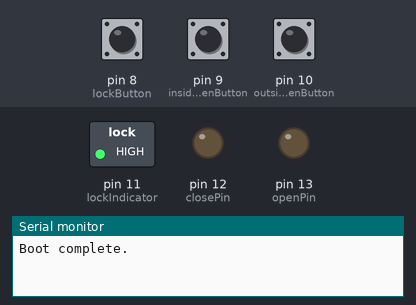
A sketch run on a simulated Arduino Uno, built with avr-gcc and run on an emulated ATmega328P. On the bench: switched loads named in the sketch (green lamp = pin HIGH), output pins drawn as LEDs (lit = HIGH), the last lines printed to the serial monitor. Dashed ring = blinking. The test bench sets the inputs (shaded band); at power-on: pin 9 (insideOpenButton) LOW, pin 8 (lockButton) LOW, pin 10 (outsideOpenButton) LOW.

Above: at 1.2 s.
1.3 s: pin 9 (insideOpenButton) pulled HIGH for 1 s
At 1.7 s:
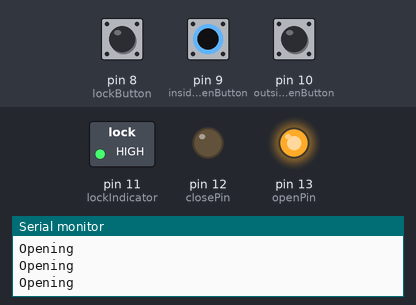
3.8 s: pin 8 (lockButton) pulled HIGH for 0.15 s
At 4.1 s:
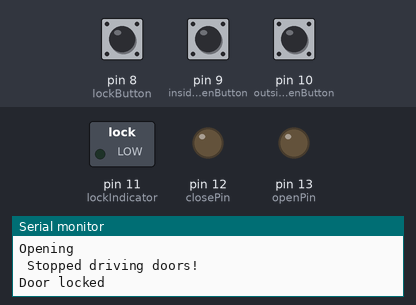
5.4 s: pin 8 (lockButton) pulled HIGH for 1 s
At 6.6 s:
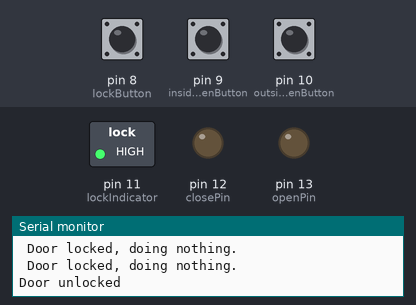
7.9 s: pin 10 (outsideOpenButton) pulled HIGH for 3.2 s
At 8.3 s:
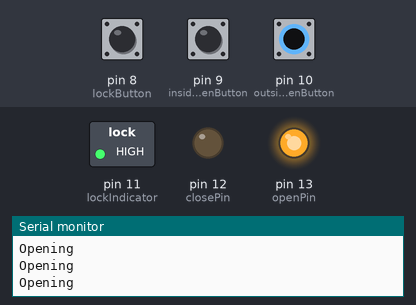
12.6 s: pin 8 (lockButton) pulled HIGH for 3.2 s
At 16.8 s:
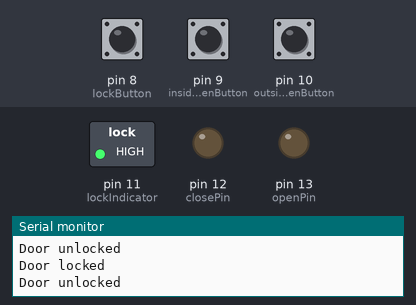
17.3 s: pin 9 (insideOpenButton) pulled HIGH for 3.2 s
At 21.6 s:
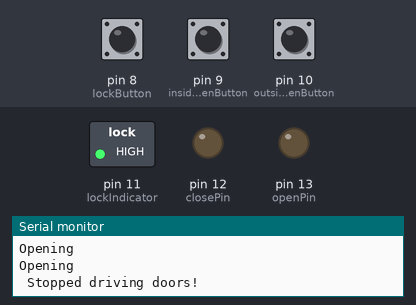
Timing chart, 0 to 23.0 s (numbered marks = the images above; inputs shaded):
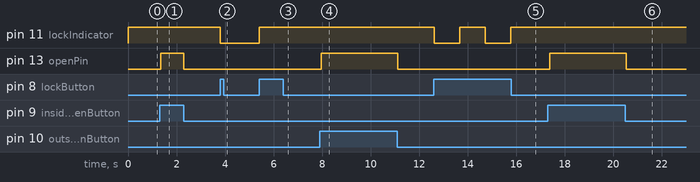

Measured:
- after the input at 1.3 s, pin 13 (openPin): LOW → HIGH after 0.05 s, → LOW 0.95 s later
- after the input at 3.8 s, pin 11 (lockIndicator): HIGH → LOW at once
- after the input at 5.4 s, pin 11 (lockIndicator): LOW → HIGH at once
- after the input at 7.9 s, pin 13 (openPin): LOW → HIGH after 0.06 s, → LOW 3.2 s later
- after the input at 12.6 s, pin 11 (lockIndicator): alternates HIGH for 1.1 s and LOW for 1.1 s, starting at once
- after the input at 17.3 s, pin 13 (openPin): LOW → HIGH after 0.08 s, → LOW 3.2 s later

The sketch:

hissi_simple.ino
```cpp
const int openPin = 13;
const int closePin = 12;
const int lockIndicator = 11;
const int outsideOpenButton = 10;
const int insideOpenButton = 9;
const int lockButton = 8;
int lockedDoor = 0;
int motionStopped = 0;
int lastDirection = 0;
int autoOpen = 0;


int states[4];


// the setup function runs once when you press reset or power the board
void setup() {
  // initialize digital pin LED_BUILTIN as an output.
  pinMode(openPin, OUTPUT);
  pinMode(closePin, OUTPUT);
  pinMode(lockIndicator, OUTPUT);
  pinMode(outsideOpenButton, INPUT);
  pinMode(insideOpenButton, INPUT);
  pinMode(lockButton, INPUT);
  Serial.begin(9600);

  digitalWrite(openPin, LOW);
  digitalWrite(closePin, LOW);
  /*delay(2000);
  digitalWrite(openPin, HIGH);
  delay(1000);
  digitalWrite(openPin, LOW);
  delay(100);
  digitalWrite(openPin, HIGH);
  delay(1000);
  digitalWrite(openPin, LOW);
  digitalWrite(closePin, HIGH);
  delay(4000);
  digitalWrite(closePin, LOW);*/
  digitalWrite(lockIndicator, HIGH);
  Serial.print("Boot complete.");

}

int lockDoor() {
  states[3]=1;
  Serial.print("\nDoor locked");
  digitalWrite(lockIndicator, LOW);
  delay(1000);
  return 0;
}

int unlockDoor(){
  states[3]=0;
  Serial.print("\nDoor unlocked");
  digitalWrite(lockIndicator, HIGH);
  autoOpen = 1;
  delay(1000);
  return 0;
}

int changeDirection(){
  if(lastDirection == 1) lastDirection = 0;
  else if(lastDirection == 0) lastDirection = 1;
  return lastDirection;
}


int driveDoors(int driveDirection){
  int loopCounter = 0;
  if(driveDirection == 1 || autoOpen == 1){
      while(digitalRead(outsideOpenButton) == 1 || digitalRead(insideOpenButton) == 1){
        delay(50);
        Serial.print("\nOpening");
        digitalWrite(openPin, HIGH);
        if(loopCounter % 10 == 0){
        Serial.print("\nWaiting");
          digitalWrite(openPin, LOW);
          delay(1);
          digitalWrite(openPin, HIGH);
        }
        loopCounter++;
        if(loopCounter > 100) break;
      }
        autoOpen = 0;
        digitalWrite(openPin, LOW);
      motionStopped=1;
  }else if(driveDirection == 0){
      while(digitalRead(outsideOpenButton) == 1 || digitalRead(insideOpenButton) == 1){
        delay(50);
        Serial.print("\nClosing");
        digitalWrite(closePin, HIGH);
        loopCounter++;
        if(loopCounter > 120) break;
      }
        digitalWrite(closePin, LOW);
      motionStopped=1;
  }
  return 0;
}


int readPins() {
  states[0] = digitalRead(outsideOpenButton);
  states[1] = digitalRead(insideOpenButton);
  states[2] = digitalRead(lockButton);
  return 0;
}

// the loop function runs over and over again forever
void loop() {
  delay(50);
  readPins();
  //Serial.print("\nStatus matrix:");
  for(int i=0;i<4;i++){
    //Serial.print(states[i]);
    //Serial.print(" ");
  }
  if(states[3] == 1){
    if(states[2] == 1){
      unlockDoor();
    } else Serial.print("\n Door locked, doing nothing.");
  }else if(states[0] == 1 || states[1] == 1){
    Serial.print("\n Starting to drive the doors!");
    driveDoors(changeDirection());
    Serial.print("\n Stopped driving doors!");
  } else if(states[2] == 1){
    if(states[3] == 1) unlockDoor();
    else if(states[3] == 0) lockDoor();
  }
}
```
